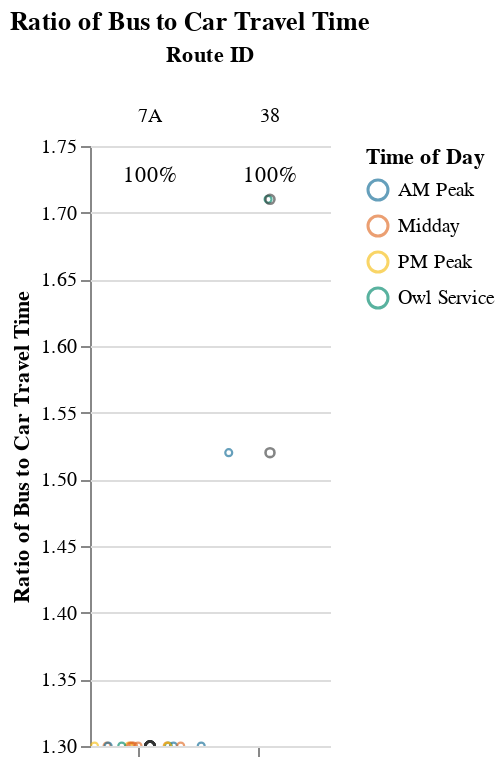

Notebook cell for this chart:
### Code cell
s1

### Figure 1 — Vega-Lite specification as saved in the notebook (floating-point values rounded to 4 significant figures)
{"config": {"view": {"continuousWidth": 400, "continuousHeight": 300, "stroke": null}, "facet": {"spacing": 0}}, "data": {"name": "data-9e17a688c8063463ddac758db414fc2d"}, "facet": {"column": {"field": "route_id", "sort": ["7A", "38"], "title": "Route ID", "type": "nominal"}}, "spec": {"layer": [{"mark": {"type": "point", "opacity": 0.65, "size": 12, "strokeWidth": 1.1}, "encoding": {"color": {"field": "time_of_day", "scale": {"range": ["#136C97", "#E16B26", "#F6BF16", "#00896B", "#7790A3", "#5B559C"]}, "sort": ["AM Peak", "Midday", "PM Peak", "Owl Service"], "title": "Time of Day", "type": "nominal"}, "tooltip": [{"field": "route_id", "type": "nominal"}, {"field": "trip_id", "type": "nominal"}, {"field": "service_hours", "type": "quantitative"}, {"field": "car_duration_hours", "type": "quantitative"}, {"field": "bus_multiplier", "type": "quantitative"}, {"field": "bus_difference", "type": "quantitative"}, {"field": "num_trips", "type": "quantitative"}, {"field": "num_competitive", "type": "quantitative"}, {"field": "pct_trips_competitive", "type": "quantitative"}, {"field": "p25", "type": "quantitative"}, {"field": "p50", "type": "quantitative"}, {"field": "p75", "type": "quantitative"}], "x": {"axis": {"grid": false, "labels": false, "ticks": true, "values": [0]}, "field": "jitter", "scale": {}, "title": null, "type": "quantitative"}, "y": {"field": "bus_multiplier", "scale": {"domain": [1.3, 1.71]}, "title": "Ratio of Bus to Car Travel Time", "type": "quantitative"}}, "selection": {"selector001": {"type": "interval", "bind": "scales", "encodings": ["x", "y"]}}, "transform": [{"calculate": "sqrt(-2*log(random()))*cos(2*PI*random())", "as": "jitter"}], "width": 60}, {"mark": {"type": "point", "opacity": 0.6, "size": 20, "strokeWidth": 1.3}, "encoding": {"color": {"value": "#323434"}, "y": {"field": "bus_multiplier", "type": "quantitative"}}, "transform": [{"filter": "(datum.p50_trip === 1)"}]}, {"mark": {"type": "rule", "strokeDash": [2, 3]}, "encoding": {"color": {"value": "#323434"}, "y": {"field": "cutoff", "type": "quantitative"}}}, {"mark": {"type": "text", "align": "center", "baseline": "middle"}, "encoding": {"color": {"value": "black"}, "text": {"field": "pct_trips_competitive", "format": ".0%", "type": "quantitative"}, "tooltip": [{"field": "route_id", "type": "nominal"}, {"field": "trip_id", "type": "nominal"}, {"field": "service_hours", "type": "quantitative"}, {"field": "car_duration_hours", "type": "quantitative"}, {"field": "bus_multiplier", "type": "quantitative"}, {"field": "bus_difference", "type": "quantitative"}, {"field": "num_trips", "type": "quantitative"}, {"field": "num_competitive", "type": "quantitative"}, {"field": "pct_trips_competitive", "type": "quantitative"}, {"field": "p25", "type": "quantitative"}, {"field": "p50", "type": "quantitative"}, {"field": "p75", "type": "quantitative"}], "x": {"value": 30}, "y": {"value": 15}}, "transform": [{"calculate": "sqrt(-2*log(random()))*cos(2*PI*random())", "as": "jitter"}, {"filter": "(datum.fastest_trip === 1)"}]}]}, "resolve": {"scale": {"y": "shared"}}, "title": "Ratio of Bus to Car Travel Time", "$schema": "https://vega.github.io/schema/vega-lite/v4.17.0.json", "datasets": {"data-9e17a688c8063463ddac758db414fc2d": [{"calitp_itp_id": 310, "trip_key": -5574743277464453139, "trip_id": "919", "shape_id": "22", "route_id": "38", "service_hours": 0.47, "trip_first_departure_ts": 27120, "trip_last_arrival_ts": 28800, "departure_hour": 7, "time_of_day": "AM Peak", "p25": 0.485, "p50": 0.5, "p75": 0.515, "p50_trip": 1, "fastest_trip": 1, "car_duration_hours": 0.31, "competitive_route": 1, "bus_multiplier": 1.52, "bus_difference": 9.6, "num_trips": 2, "num_competitive": 2, "pct_trips_competitive": 1.0, "bus_multiplier_spread": 0.19, "bus_difference_spread": 3.6, "route_group": "short", "name": "Solano County Transit", "caltrans_district": "04 - Oakland", "drmt_organization_name": "['recT79ohBnTB1fKsX']", "cutoff": 2}, {"calitp_itp_id": 310, "trip_key": -3715552762660780122, "trip_id": "920", "shape_id": "24", "route_id": "38", "service_hours": 0.53, "trip_first_departure_ts": 24960, "trip_last_arrival_ts": 26880, "departure_hour": 6, "time_of_day": "Owl Service", "p25": 0.485, "p50": 0.5, "p75": 0.515, "p50_trip": 1, "fastest_trip": 0, "car_duration_hours": 0.31, "competitive_route": 1, "bus_multiplier": 1.71, "bus_difference": 13.2, "num_trips": 2, "num_competitive": 2, "pct_trips_competitive": 1.0, "bus_multiplier_spread": 0.19, "bus_difference_spread": 3.6, "route_group": "short", "name": "Solano County Transit", "caltrans_district": "04 - Oakland", "drmt_organization_name": "['recT79ohBnTB1fKsX']", "cutoff": 2}, {"calitp_itp_id": 310, "trip_key": -2242253959501436434, "trip_id": "1078", "shape_id": "10", "route_id": "7A", "service_hours": 1.0, "trip_first_departure_ts": 42300, "trip_last_arrival_ts": 45900, "departure_hour": 11, "time_of_day": "Midday", "p25": 1.0, "p50": 1.0, "p75": 1.0, "p50_trip": 1, "fastest_trip": 0, "car_duration_hours": 0.77, "competitive_route": 1, "bus_multiplier": 1.3, "bus_difference": 13.8, "num_trips": 15, "num_competitive": 15, "pct_trips_competitive": 1.0, "bus_multiplier_spread": 0.0, "bus_difference_spread": 0.0, "route_group": "short", "name": "Solano County Transit", "caltrans_district": "04 - Oakland", "drmt_organization_name": "['recT79ohBnTB1fKsX']", "cutoff": 2}, {"calitp_itp_id": 310, "trip_key": 1553366806666314761, "trip_id": "1097", "shape_id": "10", "route_id": "7A", "service_hours": 1.0, "trip_first_departure_ts": 67500, "trip_last_arrival_ts": 71100, "departure_hour": 18, "time_of_day": "PM Peak", "p25": 1.0, "p50": 1.0, "p75": 1.0, "p50_trip": 1, "fastest_trip": 0, "car_duration_hours": 0.77, "competitive_route": 1, "bus_multiplier": 1.3, "bus_difference": 13.8, "num_trips": 15, "num_competitive": 15, "pct_trips_competitive": 1.0, "bus_multiplier_spread": 0.0, "bus_difference_spread": 0.0, "route_group": "short", "name": "Solano County Transit", "caltrans_district": "04 - Oakland", "drmt_organization_name": "['recT79ohBnTB1fKsX']", "cutoff": 2}, {"calitp_itp_id": 310, "trip_key": 5736745841295953016, "trip_id": "1099", "shape_id": "10", "route_id": "7A", "service_hours": 1.0, "trip_first_departure_ts": 74700, "trip_last_arrival_ts": 78300, "departure_hour": 20, "time_of_day": "Owl Service", "p25": 1.0, "p50": 1.0, "p75": 1.0, "p50_trip": 1, "fastest_trip": 1, "car_duration_hours": 0.77, "competitive_route": 1, "bus_multiplier": 1.3, "bus_difference": 13.8, "num_trips": 15, "num_competitive": 15, "pct_trips_competitive": 1.0, "bus_multiplier_spread": 0.0, "bus_difference_spread": 0.0, "route_group": "short", "name": "Solano County Transit", "caltrans_district": "04 - Oakland", "drmt_organization_name": "['recT79ohBnTB1fKsX']", "cutoff": 2}, {"calitp_itp_id": 310, "trip_key": 7541199008754798528, "trip_id": "1065", "shape_id": "10", "route_id": "7A", "service_hours": 1.0, "trip_first_departure_ts": 24300, "trip_last_arrival_ts": 27900, "departure_hour": 6, "time_of_day": "Owl Service", "p25": 1.0, "p50": 1.0, "p75": 1.0, "p50_trip": 1, "fastest_trip": 0, "car_duration_hours": 0.77, "competitive_route": 1, "bus_multiplier": 1.3, "bus_difference": 13.8, "num_trips": 15, "num_competitive": 15, "pct_trips_competitive": 1.0, "bus_multiplier_spread": 0.0, "bus_difference_spread": 0.0, "route_group": "short", "name": "Solano County Transit", "caltrans_district": "04 - Oakland", "drmt_organization_name": "['recT79ohBnTB1fKsX']", "cutoff": 2}, {"calitp_itp_id": 310, "trip_key": -2774837895713846595, "trip_id": "1081", "shape_id": "10", "route_id": "7A", "service_hours": 1.0, "trip_first_departure_ts": 45900, "trip_last_arrival_ts": 49500, "departure_hour": 12, "time_of_day": "Midday", "p25": 1.0, "p50": 1.0, "p75": 1.0, "p50_trip": 1, "fastest_trip": 0, "car_duration_hours": 0.77, "competitive_route": 1, "bus_multiplier": 1.3, "bus_difference": 13.8, "num_trips": 15, "num_competitive": 15, "pct_trips_competitive": 1.0, "bus_multiplier_spread": 0.0, "bus_difference_spread": 0.0, "route_group": "short", "name": "Solano County Transit", "caltrans_district": "04 - Oakland", "drmt_organization_name": "['recT79ohBnTB1fKsX']", "cutoff": 2}, {"calitp_itp_id": 310, "trip_key": -7128689078602650873, "trip_id": "1066", "shape_id": "10", "route_id": "7A", "service_hours": 1.0, "trip_first_departure_ts": 27900, "trip_last_arrival_ts": 31500, "departure_hour": 7, "time_of_day": "AM Peak", "p25": 1.0, "p50": 1.0, "p75": 1.0, "p50_trip": 1, "fastest_trip": 0, "car_duration_hours": 0.77, "competitive_route": 1, "bus_multiplier": 1.3, "bus_difference": 13.8, "num_trips": 15, "num_competitive": 15, "pct_trips_competitive": 1.0, "bus_multiplier_spread": 0.0, "bus_difference_spread": 0.0, "route_group": "short", "name": "Solano County Transit", "caltrans_district": "04 - Oakland", "drmt_organization_name": "['recT79ohBnTB1fKsX']", "cutoff": 2}, {"calitp_itp_id": 310, "trip_key": -3801396718114747764, "trip_id": "1075", "shape_id": "10", "route_id": "7A", "service_hours": 1.0, "trip_first_departure_ts": 38700, "trip_last_arrival_ts": 42300, "departure_hour": 10, "time_of_day": "Midday", "p25": 1.0, "p50": 1.0, "p75": 1.0, "p50_trip": 1, "fastest_trip": 0, "car_duration_hours": 0.77, "competitive_route": 1, "bus_multiplier": 1.3, "bus_difference": 13.8, "num_trips": 15, "num_competitive": 15, "pct_trips_competitive": 1.0, "bus_multiplier_spread": 0.0, "bus_difference_spread": 0.0, "route_group": "short", "name": "Solano County Transit", "caltrans_district": "04 - Oakland", "drmt_organization_name": "['recT79ohBnTB1fKsX']", "cutoff": 2}, {"calitp_itp_id": 310, "trip_key": 3555369193555928407, "trip_id": "1098", "shape_id": "10", "route_id": "7A", "service_hours": 1.0, "trip_first_departure_ts": 71100, "trip_last_arrival_ts": 74700, "departure_hour": 19, "time_of_day": "PM Peak", "p25": 1.0, "p50": 1.0, "p75": 1.0, "p50_trip": 1, "fastest_trip": 0, "car_duration_hours": 0.77, "competitive_route": 1, "bus_multiplier": 1.3, "bus_difference": 13.8, "num_trips": 15, "num_competitive": 15, "pct_trips_competitive": 1.0, "bus_multiplier_spread": 0.0, "bus_difference_spread": 0.0, "route_group": "short", "name": "Solano County Transit", "caltrans_district": "04 - Oakland", "drmt_organization_name": "['recT79ohBnTB1fKsX']", "cutoff": 2}, {"calitp_itp_id": 310, "trip_key": -7612102933413698873, "trip_id": "1084", "shape_id": "10", "route_id": "7A", "service_hours": 1.0, "trip_first_departure_ts": 49500, "trip_last_arrival_ts": 53100, "departure_hour": 13, "time_of_day": "Midday", "p25": 1.0, "p50": 1.0, "p75": 1.0, "p50_trip": 1, "fastest_trip": 0, "car_duration_hours": 0.77, "competitive_route": 1, "bus_multiplier": 1.3, "bus_difference": 13.8, "num_trips": 15, "num_competitive": 15, "pct_trips_competitive": 1.0, "bus_multiplier_spread": 0.0, "bus_difference_spread": 0.0, "route_group": "short", "name": "Solano County Transit", "caltrans_district": "04 - Oakland", "drmt_organization_name": "['recT79ohBnTB1fKsX']", "cutoff": 2}, {"calitp_itp_id": 310, "trip_key": 9090745400368182860, "trip_id": "1069", "shape_id": "10", "route_id": "7A", "service_hours": 1.0, "trip_first_departure_ts": 31500, "trip_last_arrival_ts": 35100, "departure_hour": 8, "time_of_day": "AM Peak", "p25": 1.0, "p50": 1.0, "p75": 1.0, "p50_trip": 1, "fastest_trip": 0, "car_duration_hours": 0.77, "competitive_route": 1, "bus_multiplier": 1.3, "bus_difference": 13.8, "num_trips": 15, "num_competitive": 15, "pct_trips_competitive": 1.0, "bus_multiplier_spread": 0.0, "bus_difference_spread": 0.0, "route_group": "short", "name": "Solano County Transit", "caltrans_district": "04 - Oakland", "drmt_organization_name": "['recT79ohBnTB1fKsX']", "cutoff": 2}, {"calitp_itp_id": 310, "trip_key": -6662624582280621192, "trip_id": "1087", "shape_id": "10", "route_id": "7A", "service_hours": 1.0, "trip_first_departure_ts": 53100, "trip_last_arrival_ts": 56700, "departure_hour": 14, "time_of_day": "Midday", "p25": 1.0, "p50": 1.0, "p75": 1.0, "p50_trip": 1, "fastest_trip": 0, "car_duration_hours": 0.77, "competitive_route": 1, "bus_multiplier": 1.3, "bus_difference": 13.8, "num_trips": 15, "num_competitive": 15, "pct_trips_competitive": 1.0, "bus_multiplier_spread": 0.0, "bus_difference_spread": 0.0, "route_group": "short", "name": "Solano County Transit", "caltrans_district": "04 - Oakland", "drmt_organization_name": "['recT79ohBnTB1fKsX']", "cutoff": 2}, {"calitp_itp_id": 310, "trip_key": -6607227710157058801, "trip_id": "1096", "shape_id": "10", "route_id": "7A", "service_hours": 1.0, "trip_first_departure_ts": 63900, "trip_last_arrival_ts": 67500, "departure_hour": 17, "time_of_day": "PM Peak", "p25": 1.0, "p50": 1.0, "p75": 1.0, "p50_trip": 1, "fastest_trip": 0, "car_duration_hours": 0.77, "competitive_route": 1, "bus_multiplier": 1.3, "bus_difference": 13.8, "num_trips": 15, "num_competitive": 15, "pct_trips_competitive": 1.0, "bus_multiplier_spread": 0.0, "bus_difference_spread": 0.0, "route_group": "short", "name": "Solano County Transit", "caltrans_district": "04 - Oakland", "drmt_organization_name": "['recT79ohBnTB1fKsX']", "cutoff": 2}, {"calitp_itp_id": 310, "trip_key": 75175244298657360, "trip_id": "1090", "shape_id": "10", "route_id": "7A", "service_hours": 1.0, "trip_first_departure_ts": 56700, "trip_last_arrival_ts": 60300, "departure_hour": 15, "time_of_day": "Midday", "p25": 1.0, "p50": 1.0, "p75": 1.0, "p50_trip": 1, "fastest_trip": 0, "car_duration_hours": 0.77, "competitive_route": 1, "bus_multiplier": 1.3, "bus_difference": 13.8, "num_trips": 15, "num_competitive": 15, "pct_trips_competitive": 1.0, "bus_multiplier_spread": 0.0, "bus_difference_spread": 0.0, "route_group": "short", "name": "Solano County Transit", "caltrans_district": "04 - Oakland", "drmt_organization_name": "['recT79ohBnTB1fKsX']", "cutoff": 2}, {"calitp_itp_id": 310, "trip_key": 8811729153955021229, "trip_id": "1072", "shape_id": "10", "route_id": "7A", "service_hours": 1.0, "trip_first_departure_ts": 35100, "trip_last_arrival_ts": 38700, "departure_hour": 9, "time_of_day": "AM Peak", "p25": 1.0, "p50": 1.0, "p75": 1.0, "p50_trip": 1, "fastest_trip": 0, "car_duration_hours": 0.77, "competitive_route": 1, "bus_multiplier": 1.3, "bus_difference": 13.8, "num_trips": 15, "num_competitive": 15, "pct_trips_competitive": 1.0, "bus_multiplier_spread": 0.0, "bus_difference_spread": 0.0, "route_group": "short", "name": "Solano County Transit", "caltrans_district": "04 - Oakland", "drmt_organization_name": "['recT79ohBnTB1fKsX']", "cutoff": 2}, {"calitp_itp_id": 310, "trip_key": -4539065179735711766, "trip_id": "1093", "shape_id": "10", "route_id": "7A", "service_hours": 1.0, "trip_first_departure_ts": 60300, "trip_last_arrival_ts": 63900, "departure_hour": 16, "time_of_day": "Midday", "p25": 1.0, "p50": 1.0, "p75": 1.0, "p50_trip": 1, "fastest_trip": 0, "car_duration_hours": 0.77, "competitive_route": 1, "bus_multiplier": 1.3, "bus_difference": 13.8, "num_trips": 15, "num_competitive": 15, "pct_trips_competitive": 1.0, "bus_multiplier_spread": 0.0, "bus_difference_spread": 0.0, "route_group": "short", "name": "Solano County Transit", "caltrans_district": "04 - Oakland", "drmt_organization_name": "['recT79ohBnTB1fKsX']", "cutoff": 2}]}}
